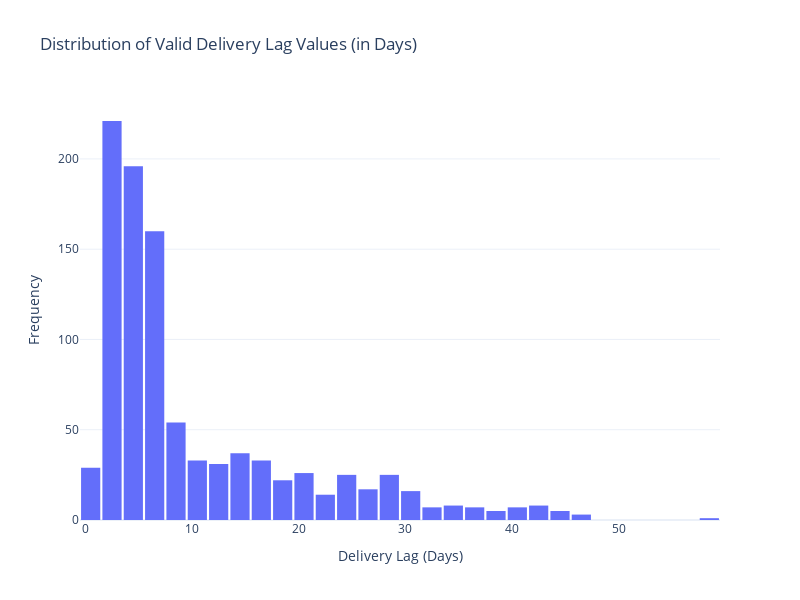

Notebook source saved alongside this figure:
### Code cell
# Create a histogram to visualize the distribution of valid Delivery_Lag values
fig = px.histogram(
    df['Delivery_Lag'],
    title='Distribution of Valid Delivery Lag Values (in Days)'
)
fig.update_layout(
    xaxis_title='Delivery Lag (Days)',
    yaxis_title='Frequency',
    bargap=0.1,
    showlegend=False
)

# Display the histogram
fig.show()

### Figure 1 — Plotly figure (JSON) as saved in the notebook; plotly's stock layout.template omitted (floating-point values rounded to 4 significant figures; data arrays with more than 128 entries replaced by an {"elided": "..."} marker saying what was removed)
{"data": [{"alignmentgroup": "True", "bingroup": "x", "hovertemplate": "variable=Delivery_Lag<br>value=%{x}<br>count=%{y}<extra></extra>", "legendgroup": "Delivery_Lag", "marker": {"color": "#636efa", "pattern": {"shape": ""}}, "name": "Delivery_Lag", "offsetgroup": "Delivery_Lag", "orientation": "v", "showlegend": true, "type": "histogram", "x": {"elided": "990 int values"}, "xaxis": "x", "yaxis": "y"}], "layout": {"bargap": 0.1, "barmode": "relative", "height": 600, "legend": {"title": {"text": "variable"}, "tracegroupgap": 0}, "showlegend": false, "title": {"text": "Distribution of Valid Delivery Lag Values (in Days)"}, "width": 800, "xaxis": {"anchor": "y", "domain": [0, 1], "title": {"text": "Delivery Lag (Days)"}}, "yaxis": {"anchor": "x", "domain": [0, 1], "title": {"text": "Frequency"}}}}
